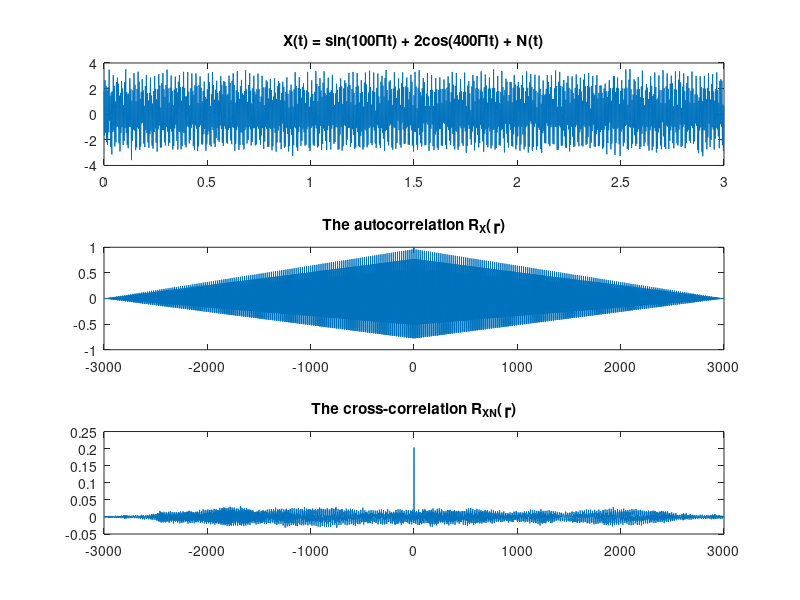

Write MATLAB code to recreate this figure.
clear
clc

T = 3;                       % signal time_len T = 3s
Fs = 1000;                   % sample rate Fs = 1000Hz
t = 0: 1/Fs: T-1/Fs;         % sample
f1 = 50;                     % signal 1 frequency f1 = 50Hz
f2 = 200;                    % signal 2 frequency f2 = 200Hz
x1 = sin(2*pi*f1*t);         % signal component 1
x2 = 2*cos(2*pi*f2*t);       % signal component 2
std = sqrt(0.1);             % noise standard deviation σ^2 = 0.1
n = std*randn(size(t));      % Gaussian noise
x = x1 + x2 + n;             % signal X(t) = sin(2Πf_1 t) + 2cos(2Πf_2 t) + N(t)

figure
subplot(3, 1, 1)
plot(t, x)
title('X(t) = sin(100Πt) + 2cos(400Πt) + N(t)')

ac = xcorr(x, 'coeff');      % autocorrelation
c_c = xcorr(x, n, 'coeff');  % cross-correlation
N = T*Fs;                    % sample point
subplot(3, 1, 2)
plot(1-N:N-1, ac)
title('The autocorrelation R_X(┏)')
subplot(3, 1, 3)
plot(1-N:N-1, c_c)
title('The cross-correlation R_X_N(┏)')